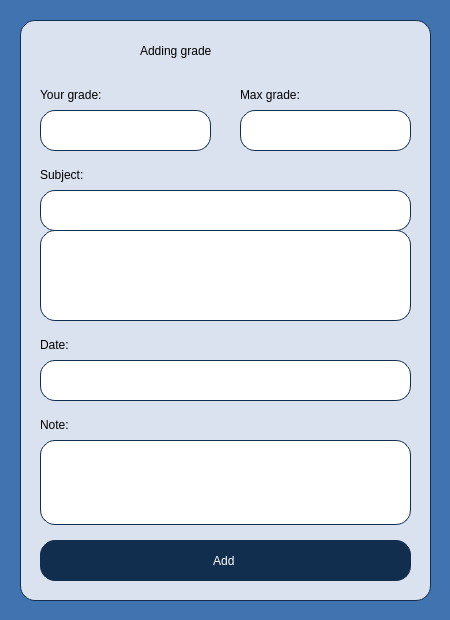
<?xml version="1.0" encoding="UTF-8"?>
<ui version="4.0">
 <class>GradesAdding</class>
 <widget class="QWidget" name="GradesAdding">
  <property name="geometry">
   <rect>
    <x>0</x>
    <y>0</y>
    <width>450</width>
    <height>620</height>
   </rect>
  </property>
  <property name="minimumSize">
   <size>
    <width>450</width>
    <height>620</height>
   </size>
  </property>
  <property name="windowTitle">
   <string>Form</string>
  </property>
  <property name="styleSheet">
   <string notr="true">background-color:rgb(64, 115, 175);</string>
  </property>
  <widget class="QWidget" name="widget_AddingGrade" native="true">
   <property name="geometry">
    <rect>
     <x>20</x>
     <y>20</y>
     <width>411</width>
     <height>581</height>
    </rect>
   </property>
   <property name="styleSheet">
    <string notr="true">background-color:rgb(219, 226, 239);
border-radius:15px;
border-style: solid;
border-width: 1px;
border-color: rgb(18, 46, 79);</string>
   </property>
   <widget class="QPushButton" name="pushButton_Add">
    <property name="geometry">
     <rect>
      <x>20</x>
      <y>520</y>
      <width>371</width>
      <height>41</height>
     </rect>
    </property>
    <property name="minimumSize">
     <size>
      <width>0</width>
      <height>0</height>
     </size>
    </property>
    <property name="styleSheet">
     <string notr="true">background-color:rgb(18, 46, 79);
border-radius:15px;
border-style: solid;
border-width: 1px;
border-color: rgb(18, 46, 79);
font: 75 20pt &quot;Gentium Book Basic&quot;;
color:white;</string>
    </property>
    <property name="text">
     <string>Add </string>
    </property>
   </widget>
   <widget class="QListWidget" name="listWidget_Subjects">
    <property name="geometry">
     <rect>
      <x>20</x>
      <y>210</y>
      <width>371</width>
      <height>91</height>
     </rect>
    </property>
    <property name="styleSheet">
     <string notr="true">background-color:rgb(255, 255, 255)</string>
    </property>
   </widget>
   <widget class="QPushButton" name="pushButton_Date">
    <property name="geometry">
     <rect>
      <x>20</x>
      <y>340</y>
      <width>371</width>
      <height>41</height>
     </rect>
    </property>
    <property name="styleSheet">
     <string notr="true">background-color:rgb(255, 255, 255);
border-radius:15px;
border-style: solid;
border-width: 1px;
border-color: rgb(18, 46, 79);
font: 14pt &quot;Gentium Book Basic&quot;;
color:black;</string>
    </property>
    <property name="text">
     <string/>
    </property>
   </widget>
   <widget class="QLineEdit" name="lineEdit_YourGrade">
    <property name="geometry">
     <rect>
      <x>20</x>
      <y>90</y>
      <width>171</width>
      <height>41</height>
     </rect>
    </property>
    <property name="styleSheet">
     <string notr="true">background-color:rgb(255, 255, 255);
border-radius:15px;
border-style: solid;
border-width: 1px;
border-color: rgb(18, 46, 79);
font: 14pt &quot;Gentium Book Basic&quot;;
color:black;</string>
    </property>
    <property name="text">
     <string/>
    </property>
   </widget>
   <widget class="QLineEdit" name="lineEdit_MaxGrade">
    <property name="geometry">
     <rect>
      <x>220</x>
      <y>90</y>
      <width>171</width>
      <height>41</height>
     </rect>
    </property>
    <property name="styleSheet">
     <string notr="true">background-color:rgb(255, 255, 255);
border-radius:15px;
border-style: solid;
border-width: 1px;
border-color: rgb(18, 46, 79);
font: 14pt &quot;Gentium Book Basic&quot;;
color:black;</string>
    </property>
    <property name="text">
     <string/>
    </property>
   </widget>
   <widget class="QTextEdit" name="textEdit_Note">
    <property name="geometry">
     <rect>
      <x>20</x>
      <y>420</y>
      <width>371</width>
      <height>85</height>
     </rect>
    </property>
    <property name="styleSheet">
     <string notr="true">background-color:rgb(255, 255, 255);
border-radius:15px;
border-style: solid;
border-width: 1px;
border-color: rgb(18, 46, 79);
font: 14pt &quot;Gentium Book Basic&quot;;
color:black;</string>
    </property>
   </widget>
  </widget>
  <widget class="QLineEdit" name="lineEdit_Subject">
   <property name="geometry">
    <rect>
     <x>40</x>
     <y>190</y>
     <width>371</width>
     <height>41</height>
    </rect>
   </property>
   <property name="styleSheet">
    <string notr="true">background-color:rgb(255, 255, 255);
border-radius:15px;
border-style: solid;
border-width: 1px;
border-color: rgb(18, 46, 79);
font: 14pt &quot;Gentium Book Basic&quot;;
color:black;</string>
   </property>
   <property name="text">
    <string/>
   </property>
  </widget>
  <widget class="QLabel" name="label_YourGrade">
   <property name="geometry">
    <rect>
     <x>40</x>
     <y>80</y>
     <width>121</width>
     <height>30</height>
    </rect>
   </property>
   <property name="styleSheet">
    <string notr="true">font: 14pt &quot;Gentium Book Basic&quot;;
color:black;
background-color:rgb(219, 226, 239);</string>
   </property>
   <property name="text">
    <string>Your grade:</string>
   </property>
  </widget>
  <widget class="QLabel" name="label_AddingGrade">
   <property name="geometry">
    <rect>
     <x>140</x>
     <y>30</y>
     <width>191</width>
     <height>41</height>
    </rect>
   </property>
   <property name="styleSheet">
    <string notr="true">font: 75 20pt &quot;Gentium Book Basic&quot;;
color:black;
background-color:rgb(219, 226, 239);</string>
   </property>
   <property name="text">
    <string>Adding grade</string>
   </property>
  </widget>
  <widget class="QLabel" name="label_MaxGrade">
   <property name="geometry">
    <rect>
     <x>240</x>
     <y>80</y>
     <width>121</width>
     <height>30</height>
    </rect>
   </property>
   <property name="styleSheet">
    <string notr="true">font: 14pt &quot;Gentium Book Basic&quot;;
color:black;
background-color:rgb(219, 226, 239);</string>
   </property>
   <property name="text">
    <string>Max grade:</string>
   </property>
  </widget>
  <widget class="QLabel" name="label_Subject">
   <property name="geometry">
    <rect>
     <x>40</x>
     <y>160</y>
     <width>121</width>
     <height>30</height>
    </rect>
   </property>
   <property name="styleSheet">
    <string notr="true">font: 14pt &quot;Gentium Book Basic&quot;;
color:black;
background-color:rgb(219, 226, 239);</string>
   </property>
   <property name="text">
    <string>Subject:</string>
   </property>
  </widget>
  <widget class="QLabel" name="label_Date">
   <property name="geometry">
    <rect>
     <x>40</x>
     <y>330</y>
     <width>121</width>
     <height>30</height>
    </rect>
   </property>
   <property name="styleSheet">
    <string notr="true">font: 14pt &quot;Gentium Book Basic&quot;;
color:black;
background-color:rgb(219, 226, 239);</string>
   </property>
   <property name="text">
    <string>Date:</string>
   </property>
  </widget>
  <widget class="QLabel" name="label_Note">
   <property name="geometry">
    <rect>
     <x>40</x>
     <y>410</y>
     <width>121</width>
     <height>30</height>
    </rect>
   </property>
   <property name="styleSheet">
    <string notr="true">font: 14pt &quot;Gentium Book Basic&quot;;
color:black;
background-color:rgb(219, 226, 239);</string>
   </property>
   <property name="text">
    <string>Note:</string>
   </property>
  </widget>
 </widget>
 <resources/>
 <connections/>
</ui>
